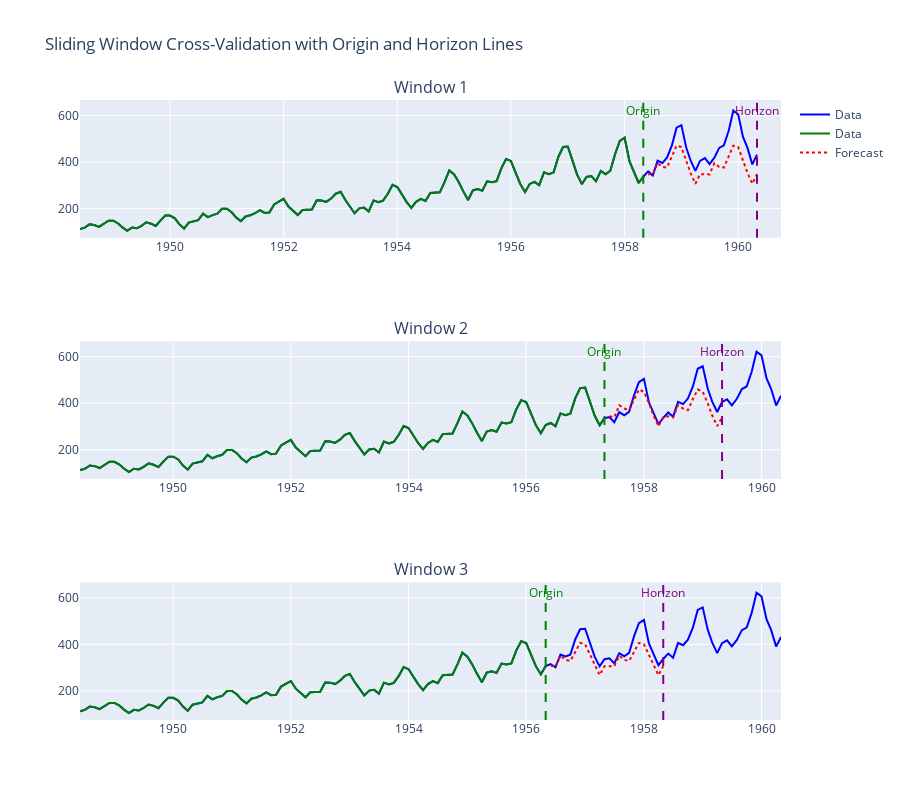

Notebook cell for this chart:
### Code cell
# Функция для кросс-валидации расширяющегося окна
def expanding_window_cv(df, model, horizon, step_size):
    results = []
    train_end = len(df)  # Start from the end of the dataset
    
    while train_end - horizon > 0:
        # Define the training and testing windows
        train = df.iloc[:train_end - horizon]  # Training set grows backward
        test = df.iloc[train_end - horizon:train_end]  # Testing set is fixed
        
        # Fit the model and generate forecasts
        sf = StatsForecast(models=[model], freq='MS')
        sf.fit(train)
        forecast = sf.predict(h=horizon)
        
        # Store the results
        results.append({
            'train': train,
            'test': test,
            'forecast': forecast
        })
        
        # Move the window backward
        train_end -= step_size
    
    return results

# Выполнение кросс-валидации
results = expanding_window_cv(df, AutoETS(season_length=seasonal_period), horizon, step_size)

plot_cross_validation(results, df, horizon, title="Sliding Window Cross-Validation with Origin and Horizon Lines")
